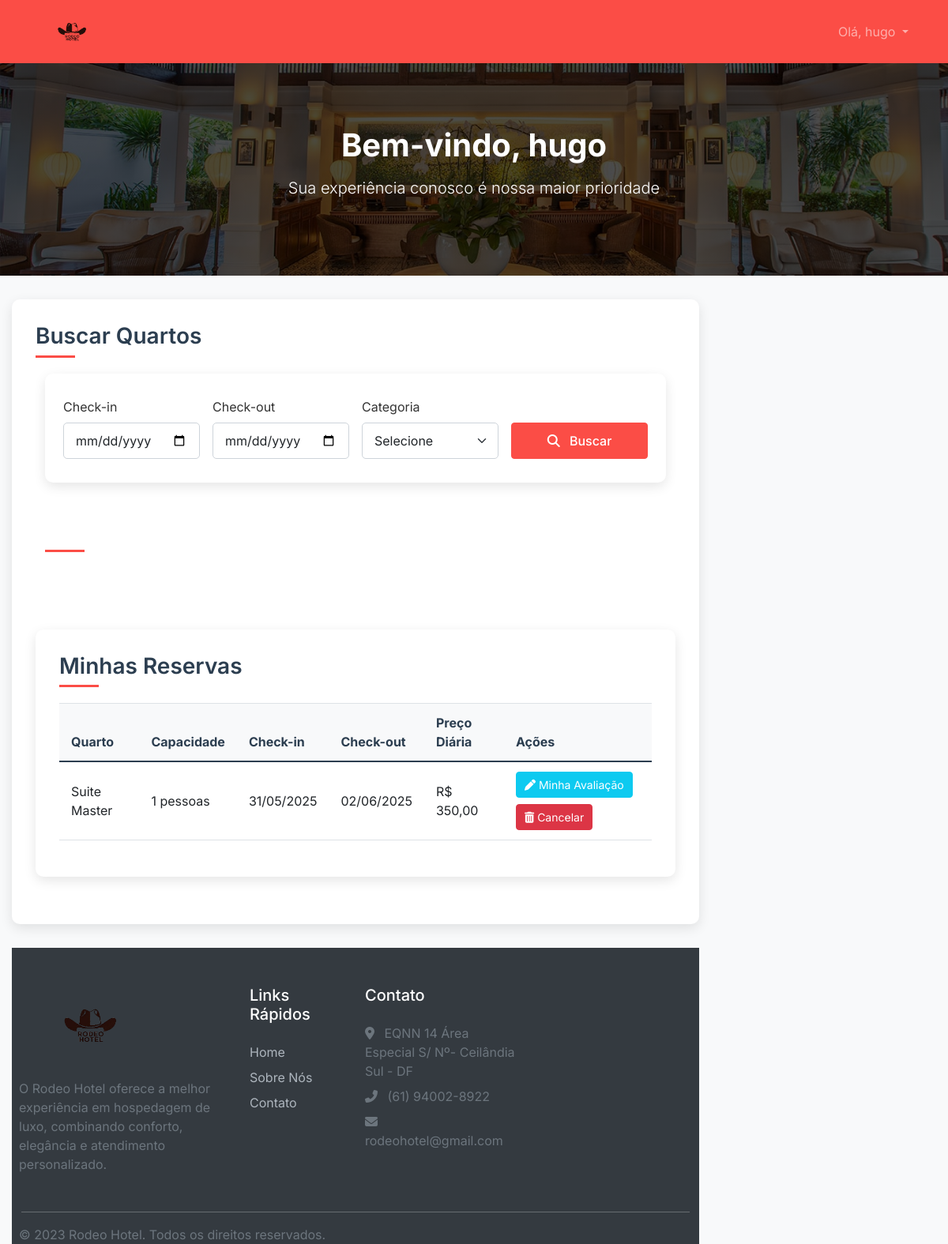
/hospede/pages/pag_hospede.php (signed in), run on the app's committed database.
### tables this page shows
CREATE TABLE `reserva` (
  `ID_Reserva` int(11) NOT NULL,
  `Checkin` date NOT NULL,
  `Checkout` date NOT NULL,
  `Quarto_ID_Quarto` int(11) NOT NULL,
  `usuarios_ID` int(11) NOT NULL,
  `solicitou_exclusao` tinyint(1) DEFAULT 0,
  `Data_Solicitacao_Exclusao` datetime DEFAULT NULL
);

CREATE TABLE `categoria` (
  `ID_Categoria` int(11) NOT NULL,
  `Nome` varchar(50) NOT NULL
);

CREATE TABLE `quarto` (
  `ID_Quarto` int(11) NOT NULL,
  `Status` varchar(45) DEFAULT NULL,
  `Capacidade` int(11) DEFAULT NULL,
  `Categoria_ID_Categoria` int(11) NOT NULL,
  `Foto` varchar(255) DEFAULT NULL,
  `Preco_diaria` decimal(10,2) DEFAULT NULL
);

### hospede/pages/pag_hospede.php (the view, shortened to what this page needs)
<?php
require_once '../../config/config.php';
$nomeUsuario = $_SESSION['usuario']['nome'];
?>
<!DOCTYPE html>
<html lang="pt-BR">
<head>
    <link rel="stylesheet" href="https://cdnjs.cloudflare.com/ajax/libs/font-awesome/6.5.0/css/all.min.css">
    <link href="https://cdn.jsdelivr.net/npm/bootstrap@5.0.0/dist/css/bootstrap.min.css" rel="stylesheet">
</head>
<body>
    <nav class="navbar navbar-expand-lg navbar-dark" style="background-color: var(--primary-color);">
        <div class="container">
            <a class="navbar-brand" href="#">
                <img src="/HOTEL/assets/img/Rodeo-removebg-preview.png" alt="Rodeo Hotel" height="40">
            </a>
                <ul class="navbar-nav ms-auto">
                    <li class="nav-item dropdown">
                        <a class="nav-link dropdown-toggle" href="#" id="navbarDropdown" role="button" data-bs-toggle="dropdown">
                            Olá,  <?= htmlspecialchars($nomeUsuario) ?>
                        </a>
                    </li>
                </ul>
            </div>
    </nav>
    <header class="user-header">
        <div class="container">
            <h1 class="user-welcome">Bem-vindo, <?= htmlspecialchars($nomeUsuario) ?></h1>
            <p class="lead">Sua experiência conosco é nossa maior prioridade</p>
        </div>
    </header>
            <div class="col-lg-9">
                <div class="card-dashboard">
                    <div class="card-body">
                        <h3 class="section-title">Buscar Quartos</h3>
    <div class="container">
        <div class="search-box">
            <form id="form-busca"class="row g-3">
                <div class="col-md-3">
                    <label for="checkin" class="form-label">Check-in</label>
                    <input type="date" class="form-control" id="checkin" name="checkin" required>
                </div>
                <div class="col-md-3">
                    <label for="checkout" class="form-label">Check-out</label>
                    <input type="date" class="form-control" id="checkout" name="checkout" required>
                </div>
                <div class="col-md-3">
                    <label for="categoria" class="form-label">Categoria</label>
                    <select class="form-select" id="categoria" name="categoria" required>
                        <option value="" selected disabled>Selecione</option>
                    </select>
                </div>
                <div class="col-md-3 d-flex align-items-end">
                    <button type="submit" class="btn btn-primary-custom w-100">
                        <i class="fas fa-search me-2"></i> Buscar
                    </button>
                </div>
            </form>
        </div>
    </div>
<section class="py-5">
    <div class="container">
    </div>
</section>
<div class="card-dashboard mt-4">
    <div class="card-body">
        <h3 class="section-title">Minhas Reservas</h3>
        <?php
        $stmt = $pdo->prepare("
            SELECT
                r.ID_Reserva,
                r.Checkin,
                r.Checkout,
                q.ID_Quarto,
                q.Capacidade,
                q.Preco_diaria,
                c.Nome AS Categoria,
                a.ID_Avaliacao
            FROM reserva r
            INNER JOIN quarto q ON r.Quarto_ID_Quarto = q.ID_Quarto
            INNER JOIN categoria c ON q.Categoria_ID_Categoria = c.ID_Categoria
            LEFT JOIN avaliacao a ON r.ID_Reserva = a.ID_Reserva
            WHERE r.usuarios_ID = ?
            ORDER BY r.Checkin DESC
        ");
        $stmt->execute([$_SESSION['usuario']['ID']]);
        $reservas = $stmt->fetchAll(PDO::FETCH_ASSOC);
        ?>
        <?php if ($reservas): ?>
            <div class="table-responsive">
                <table class="table">
                    <thead>
                        <tr>
                            <th>Quarto</th>
                            <th>Capacidade</th>
                            <th>Check-in</th>
                            <th>Check-out</th>
                            <th>Preço Diária</th>
                            <th>Ações</th>
                        </tr>
                    </thead>
                    <tbody>
                        <?php foreach ($reservas as $reserva): ?>
                            <tr>
                                <td><?= htmlspecialchars($reserva['Categoria']) ?></td>
                                <td><?= htmlspecialchars($reserva['Capacidade']) ?> pessoas</td>
                                <td><?= date('d/m/Y', strtotime($reserva['Checkin'])) ?></td>
                                <td><?= date('d/m/Y', strtotime($reserva['Checkout'])) ?></td>
                                <td>R$ <?= number_format($reserva['Preco_diaria'], 2, ',', '.') ?></td>
                                <td>
                                    <div class="d-flex gap-2 flex-wrap">
                                        <?php if (!$reserva['ID_Avaliacao']): ?>
                                            <a href="avaliar_reserva.php?id=<?= $reserva['ID_Reserva'] ?>" class="btn btn-sm btn-warning">
                                                <i class="fas fa-star"></i> Avaliar
                                            </a>
                                        <?php else: ?>
                                            <a href="ver_avaliacao.php?id=<?= $reserva['ID_Reserva'] ?>" class="btn btn-sm btn-info">
                                                <i class="fas fa-pen"></i> Minha Avaliação
                                            </a>
                                        <?php endif; ?>
<a href="deletar_reserva.php?id=<?= $reserva['ID_Reserva'] ?>" class="btn btn-sm btn-danger" onclick="return confirmarExclusao(event)">
    <i class="fas fa-trash-alt"></i> Cancelar
</a>
                                    </div>
                                </td>
                            </tr>
                        <?php endforeach; ?>
                    </tbody>
                </table>
            </div>
        <?php else: ?>
            <div class="alert alert-info">Você ainda não possui reservas.</div>
        <?php endif; ?>
    </div>
</div>
            </div>
        </div>
    <footer class="pt-5">
        <div class="container">
            <div class="row g-4">
                <div class="col-lg-4">
                    <img src="/HOTEL/assets/img/Rodeo-removebg-preview.png" alt="Rodeo Hotel" class="mb-3" width="180">
                    <p class="text-muted">O Rodeo Hotel oferece a melhor experiência em hospedagem de luxo, combinando conforto, elegância e atendimento personalizado.</p>
                </div>
                <div class="col-lg-2 col-md-4">
                    <h5 class="text-white mb-4">Links Rápidos</h5>
                    <ul class="list-unstyled footer-links">
                        <li class="mb-2"><a href="/home.php">Home</a></li>
                        <li class="mb-2"><a href="sobre.html">Sobre Nós</a></li>
                        <li class="mb-2"><a href="#">Contato</a></li>
                    </ul>
                </div>
                <div class="col-lg-3 col-md-4">
                    <h5 class="text-white mb-4">Contato</h5>
                    <ul class="list-unstyled text-muted">
                        <li class="mb-2"><i class="fas fa-map-marker-alt me-2"></i> EQNN 14 Área Especial S/ Nº- Ceilândia Sul - DF</li>
                        <li class="mb-2"><i class="fas fa-phone-alt me-2"></i> (61) 94002-8922</li>
                        <li class="mb-2"><i class="fas fa-envelope me-2"></i> rodeohotel@gmail.com</li>
                    </ul>
                </div>
            </div>
            <hr class="mt-4 mb-3" style="border-color: rgba(255,255,255,0.1);">
            <div class="row">
                <div class="col-md-6 text-center text-md-start">
                    <p class="text-muted mb-0">&copy; 2023 Rodeo Hotel. Todos os direitos reservados.</p>
                </div>
            </div>
        </div>
    </footer>
</body>
</html>

### hospede/pages/pag_hospede.php (style rules this page uses)
:root { --primary-color: #FB4D46; --secondary-color: #2c3e50; --light-color: #f8f9fa; --dark-color: #343a40; }
body { font-family: 'Inter', sans-serif; background-color: #f8f9fa; color: #333; }
.navbar { background-color: var(--primary-color) !important; min-height: 80px; padding: 5px 0 !important; }
.navbar-brand img { height: 55px; width: auto; transition: all 0.3s; }
.user-header { background: linear-gradient(rgba(0, 0, 0, 0.7), rgba(0, 0, 0, 0.7)), url('/HOTEL/assets/img/carousel-1.jpg'); background-size: cover; background-position: center; color: white; padding: 80px 0; text-align: center; margin-bottom: 30px; }
.user-welcome { font-size: 2.5rem; font-weight: 700; margin-bottom: 15px; }
.card-dashboard { background-color: white; border-radius: 10px; box-shadow: 0 5px 15px rgba(0, 0, 0, 0.1); margin-bottom: 30px; border: none; }
.card-body { padding: 30px; }
.search-box { background-color: white; padding: 30px; border-radius: 10px; box-shadow: 0 5px 15px rgba(0, 0, 0, 0.1); margin-bottom: 30px; }
.section-title { position: relative; display: inline-block; margin-bottom: 30px; font-weight: 600; color: var(--secondary-color); }
.section-title:after { content: ''; position: absolute; width: 50px; height: 3px; background-color: var(--primary-color); bottom: -10px; left: 0; }
.btn-primary-custom { background-color: var(--primary-color); border-color: var(--primary-color); padding: 10px 25px; color: white; font-weight: 500; }
.table { width: 100%; margin-bottom: 1rem; color: #212529; border-collapse: collapse; }
.table th, .table td { padding: 12px 15px; vertical-align: middle; border-top: 1px solid #dee2e6; }
.table thead th { vertical-align: bottom; border-bottom: 2px solid #dee2e6; background-color: #f8f9fa; color: var(--secondary-color); }
footer { background-color: var(--dark-color); color: white; padding: 50px 0 0; }
.footer-links a { color: #adb5bd; text-decoration: none; transition: color 0.3s; }
.btn-sm { padding: 5px 10px; font-size: 0.875rem; line-height: 1.5; border-radius: 4px; }
.btn-info { background-color: #0dcaf0; border-color: #0dcaf0; color: white; }
.btn-danger { background-color: #dc3545; border-color: #dc3545; color: white; }
.form-control, .form-select { padding: 10px 15px; border-radius: 5px; border: 1px solid #ced4da; }
.row { margin-right: -15px; margin-left: -15px; }
.col-lg-9 { padding-right: 15px; padding-left: 15px; }

### data on the page
reserva: categoria.Nome "Suite Master", Quarto_ID_Quarto.Capacidade "1", Checkin "31/05/2025", Checkout "02/06/2025", Quarto_ID_Quarto.Preco_diaria "350,00"

### other printed values
$nomeUsuario "hugo"
